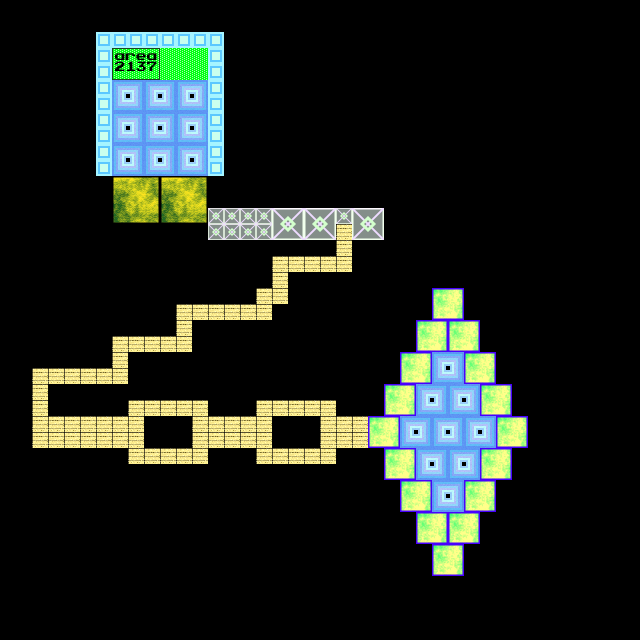

Below is a game level as drawn by its tile map, then a one-line description and the .tmx that defines it (tile-layer data replaced by summaries):
An orthogonal 40x40 tile map with 16x16 px tiles, 2 tile layers (tile_1, tile_2) and 5 objects (start, enemy_0, enemy_1, enemy_2, enemy_3).

<map version="1.0" orientation="orthogonal" renderorder="right-down" width="40" height="40" tilewidth="16" tileheight="16">
 <tileset firstgid="1" name="tiles" tilewidth="16" tileheight="16">
  <properties>
   <property name="obstacle" value="" />
  </properties>
  <image source="tiles.png" width="304" height="161" />
  <tile id="0">
   <properties>
    <property name="obstacle" value="regular" />
   </properties>
  </tile>
  <tile id="3">
   <properties>
    <property name="water" value="1" />
   </properties>
  </tile>
  <tile id="6">
   <properties>
    <property name="obstacle" value="regular" />
   </properties>
  </tile>
  <tile id="8">
   <properties>
    <property name="finish" value="" />
   </properties>
  </tile>
  <tile id="11">
   <properties>
    <property name="obstacle" value="regular" />
   </properties>
  </tile>
  <tile id="12">
   <properties>
    <property name="lava" value="1" />
   </properties>
  </tile>
  <tile id="13">
   <properties>
    <property name="lava" value="2" />
   </properties>
  </tile>
  <tile id="14">
   <properties>
    <property name="obstacle" value="regular" />
   </properties>
  </tile>
  <tile id="15">
   <properties>
    <property name="speedup" value="1" />
   </properties>
  </tile>
  <tile id="16">
   <properties>
    <property name="obstacle" value="regular" />
   </properties>
  </tile>
  <tile id="17">
   <properties>
    <property name="obstacle" value="" />
   </properties>
  </tile>
  <tile id="19">
   <properties>
    <property name="obstacle" value="upperleft" />
   </properties>
  </tile>
  <tile id="20">
   <properties>
    <property name="obstacle" value="upperright" />
   </properties>
  </tile>
  <tile id="21">
   <properties>
    <property name="obstacle" value="bottomleft" />
   </properties>
  </tile>
  <tile id="22">
   <properties>
    <property name="obstacle" value="bottomright" />
   </properties>
  </tile>
  <tile id="35">
   <properties>
    <property name="obstacle" value="" />
   </properties>
  </tile>
  <tile id="36">
   <properties>
    <property name="obstacle" value="" />
   </properties>
  </tile>
 </tileset>
 <layer name="tile_1" width="40" height="40">
  <data>[1600 cells, 268 non-empty, 24 distinct tile ids]</data>
 </layer>
 <layer name="tile_2" width="40" height="40">
  <data>[1600 cells, 30 non-empty, 7 distinct tile ids]</data>
 </layer>
 <objectgroup name="obj">
  <object name="start" x="447" y="429" width="16" height="12">
   <properties>
    <property name="start" value="" />
   </properties>
  </object>
  <object name="enemy_0" x="159.5" y="60.5" width="4" height="7">
   <ellipse />
  </object>
  <object name="enemy_1" x="366.5" y="219" width="4" height="7">
   <ellipse />
  </object>
  <object name="enemy_2" x="446" y="366" width="4" height="7">
   <ellipse />
  </object>
  <object name="enemy_3" x="23.5" y="434.5" width="4" height="7">
   <ellipse />
  </object>
 </objectgroup>
</map>
